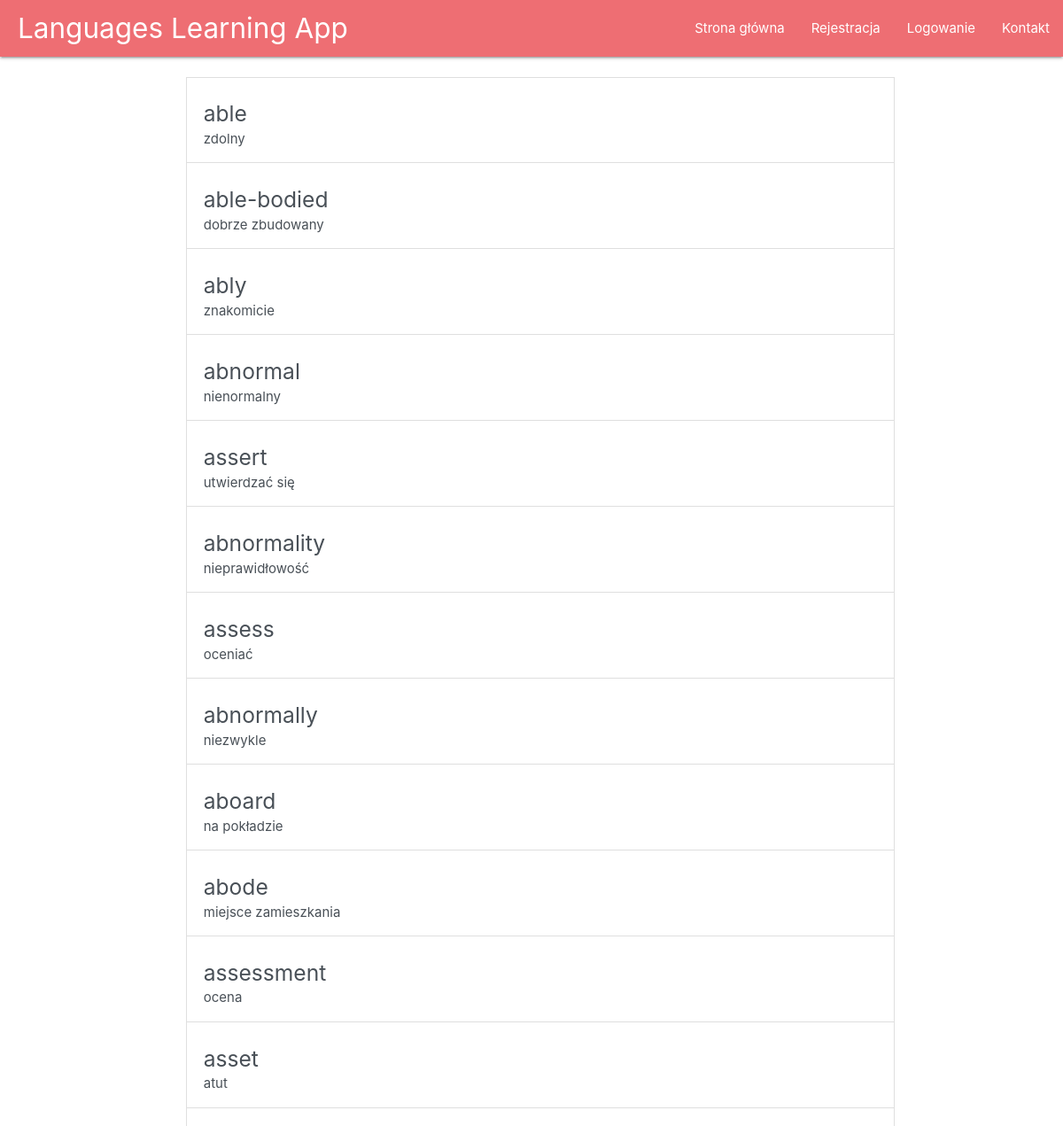
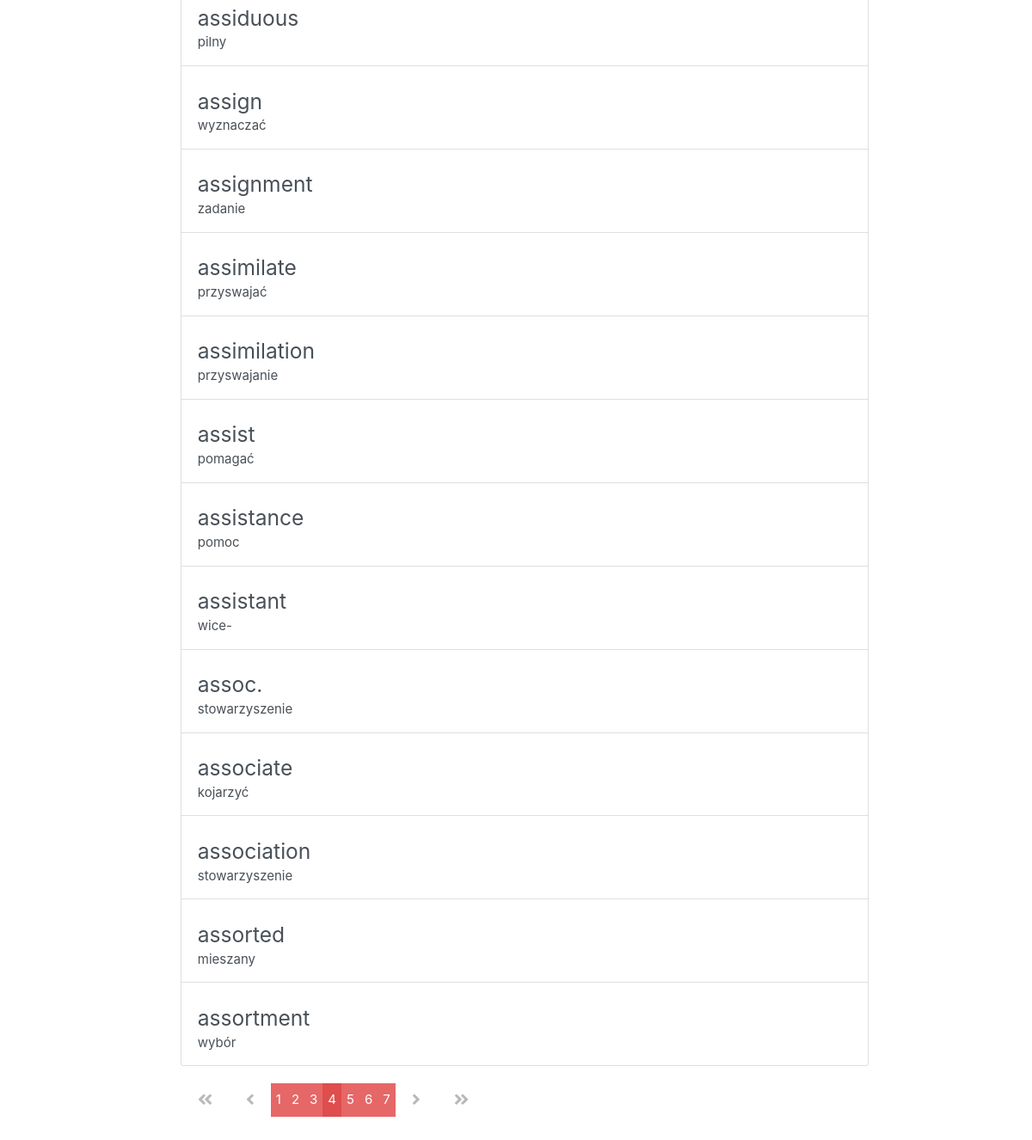
/eng_pol_dictionary/?page=4, run on the app's committed database (2 pictures, top to bottom).
### main/models.py (models this page shows, shortened)
class Word(models.Model):
	english=models.CharField(max_length=200)
	polish=models.CharField(max_length=200)

### main/views.py (the view)
# urls.py: path("eng_pol_dictionary/", views.show_dictionary, name='eng_pol_dictionary'),
def show_dictionary(request):
	word_list = Word.objects.all()
	paginator = Paginator(word_list, 25) # Show 25 words per page
	page = request.GET.get('page')
	words = paginator.get_page(page)
	return render(request = request, template_name="main/eng_pol_dictionary.html", context = {"eng_pol_dictionary": words })

### main/templates/main/eng_pol_dictionary.html (shortened to what this page needs)
{% extends "main/header.html" %}
{% block content %}
<div class="list-group">
	<br>
	{% for word in eng_pol_dictionary %}
	<a href="#" class="list-group-item list-group-item-action align-items-start ">
		<div class="d-flex w-100 flex-row">
			<h5 class="mb-1">{{word.english}}</h5>
		</div>
		<p class="mb-1">{{word.polish}}</p>
	</a>
	{% endfor%}
</div>
<div class="pagination">
      {% if eng_pol_dictionary.has_previous %}
          <a class="pagination-action" href="?page=1">
            <i class="fas fa-angle-double-left"></i>
          </a>
          <a class="pagination-action" href="?page={{ eng_pol_dictionary.previous_page_number }}">
            <i class="fas fa-angle-left"></i>
          </a>
      {% endif %}
      {% for num in eng_pol_dictionary.paginator.page_range %}
      {% if eng_pol_dictionary.number == num %}
        <span class="pagination-number pagination-current">{{num}}</span>
      {% elif num > eng_pol_dictionary.number|add:'-4' and num < eng_pol_dictionary.number|add:'4' %}
        <a class="pagination-number" href="?page={{num}}">{{num}}</a>
      {% endif %}
      {% endfor%}
      {% if eng_pol_dictionary.has_next %}
          <a class="pagination-action" href="?page={{ eng_pol_dictionary.next_page_number }}"><i class="fas fa-angle-right"></i></a>
          <a class="pagination-action" href="?page={{ eng_pol_dictionary.paginator.num_pages }}"><i class="fas fa-angle-double-right"></i></a>
      {% endif %}
</div>
{% endblock %}

### main/templates/main/includes/navbar.html (style rules this page uses)
a:link { text-decoration: none; }

### main/templates/main/eng_pol_dictionary.html (style rules this page uses)
.list-group { margin: 0; min-width: 800px; width: 100%; ; }
.pagination { text-align:center; margin-top: 1em; margin-block-end: 10em; }
.pagination-action { margin: 0 0.5em; display: inline-block; padding: 0.5em; color:#B9B9B9; font-size: 1.3em; }
.pagination-number { background-color: #e66767; padding: 0.5em 0.4em; color:#fff; margin-top: 1%; margin-bottom: 1%; }
.pagination-number:hover, .pagination-current { background-color: rgb(223, 77, 77); }

### data on the page
Word: english "able", polish "zdolny"
Word: english "able-bodied", polish "dobrze zbudowany"
Word: english "ably", polish "znakomicie"
Word: english "abnormal", polish "nienormalny"
Word: english "assert", polish "utwierdzać się"
Word: english "abnormality", polish "nieprawidłowość"
Word: english "assess", polish "oceniać"
Word: english "abnormally", polish "niezwykle"
Word: english "aboard", polish "na pokładzie"
Word: english "abode", polish "miejsce zamieszkania"
Word: english "assessment", polish "ocena"
Word: english "asset", polish "atut"
Word: english "assiduous", polish "pilny"
Word: english "assign", polish "wyznaczać"
Word: english "assignment", polish "zadanie"
Word: english "assimilate", polish "przyswajać"
Word: english "assimilation", polish "przyswajanie"
Word: english "assist", polish "pomagać"
Word: english "assistance", polish "pomoc"
Word: english "assistant", polish "wice-"
Word: english "assoc.", polish "stowarzyszenie"
Word: english "associate", polish "kojarzyć"
Word: english "association", polish "stowarzyszenie"
Word: english "assorted", polish "mieszany"
Word: english "assortment", polish "wybór"

### other printed values
{{ num }} "1" "2" "3" "5" "6" "7"
{{ num }} "4"
